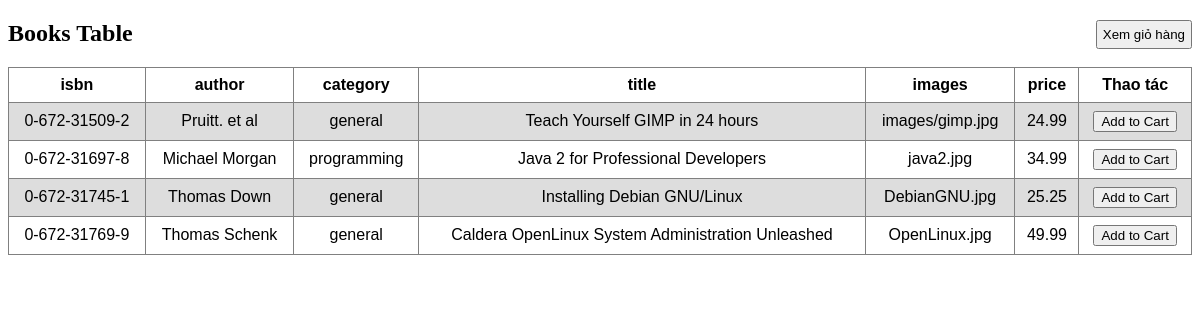
The page /Page/Banhang/index.php on the database its author committed.
### tables this page shows
CREATE TABLE `books` (
  `isbn` char(13) NOT NULL,
  `author` char(50) NOT NULL,
  `title` char(100) DEFAULT NULL,
  `category` text NOT NULL,
  `images` text NOT NULL,
  `price` float DEFAULT NULL
);

### connection.php (called while the page is built)
<?php
function ketnoiCSDL()
{
    $server = "localhost";
    $username = "root";
    $password = "";
    $dbname = "bookstore";
    $con = mysqli_connect($server, $username, $password);
    if (!$con) {
        echo "Ket noi khong thanh cong";
    } else {
        mysqli_select_db($con, $dbname);
        return $con;
    }
}

### Class/book.php (called while the page is built, shortened)
<?php
include_once '../../connection.php';
class BookModel
{
    private $con;
    function __construct()
    {
        $this->con = ketnoiCSDL();
    }
    private function run_my_select_sql($sql)
    {
        $result = mysqli_query($this->con, $sql);
        return $result;
    }
    public function getAll()
    {
        $sql = "SELECT * FROM books";
        return $this->run_my_select_sql($sql);
    }
}

### Page/Banhang/index.php (the view, shortened to what this page needs)
<!DOCTYPE html>
<html>
<head>
</head>
<body>
    <button class="cart" onclick="gotoCartPage()">Xem giỏ hàng</button>
    <h2>Books Table</h2>
    <table id="t01">
        <tr>
            <th>isbn</th>
            <th>author</th>
            <th>category</th>
            <th>title</th>
            <th>images</th>
            <th>price</th>
            <th>Thao tác</th>
        </tr>
        <?php
        include_once '../../Class/book.php';
        $bookModel = new BookModel();
        $result = $bookModel->getAll();
        if ($result->num_rows > 0) {
            while ($row = $result->fetch_assoc()) {
                echo "<tr>"
                    . "<td>" . $row['isbn'] . "</td>"
                    . "<td>" . $row['author'] . "</td>"
                    . "<td>" . $row['category'] . "</td>"
                    . "<td>" . $row['title'] . "</td>"
                    . "<td>" . $row['images'] . "</td>"
                    . "<td>" . $row['price'] . "</td>"
                    . "<td>"
                    .  ' <button onclick = "addCart(' . " ' " . $row["isbn"] . " ' )" . ' ">'
                    . "Add to Cart
                        </button>
                        </td>"
                    . "</tr>";
            }
        } else {
            echo  "<button onclick=addCart('" . $row['isbn'] . "')>";
        }
        ?>
    </table>
</body>
</html>

### Page/Banhang/index.php (style rules this page uses)
table { font-family: arial, sans-serif; border-collapse: collapse; width: 100%; }
td, th { border: 1px solid grey; text-align: center; padding: 8px; }
tr:nth-child(even) { background-color: #dddddd; }
button.cart { float: right; padding: 5px 5px; }

### rows shown on the page
books: isbn "0-672-31509-2", author "Pruitt. et al", category "general", title "Teach Yourself GIMP in 24 hours", images "images/gimp.jpg", price "24.99"
books: isbn "0-672-31697-8", author "Michael Morgan", category "programming", title "Java 2 for Professional Developers", images "java2.jpg", price "34.99"
books: isbn "0-672-31745-1", author "Thomas Down", category "general", title "Installing Debian GNU/Linux", images "DebianGNU.jpg", price "25.25"
books: isbn "0-672-31769-9", author "Thomas Schenk", category "general", title "Caldera OpenLinux System Administration Unleashed", images "OpenLinux.jpg", price "49.99"
